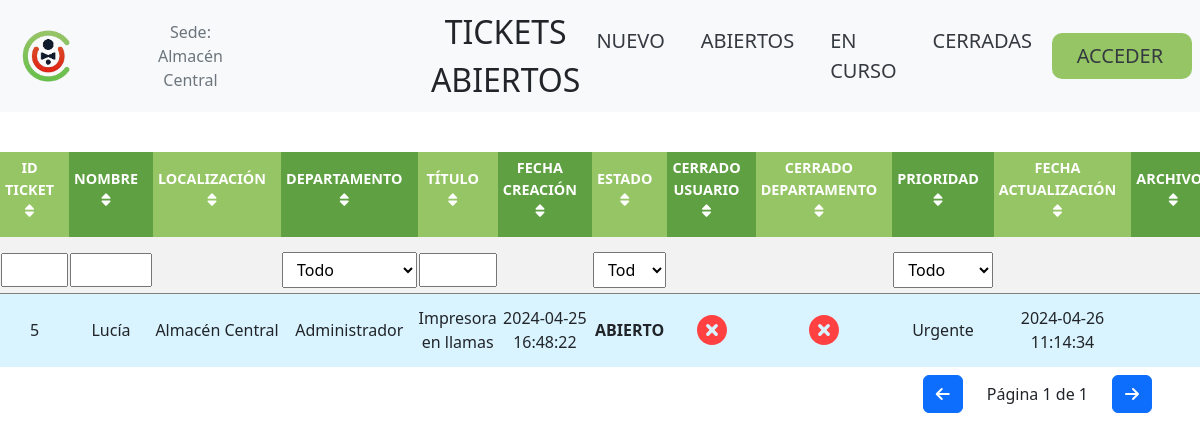
The page / on the database its author committed.
### tables this page shows
CREATE TABLE tickets (
    id_ticket INT AUTO_INCREMENT PRIMARY KEY,
    id_departamento INT NOT NULL,
    titulo varchar(32) NOT NULL,
    nombre varchar(32) NOT NULL,
    localizacion varchar(32) NOT NULL,
    prioridad varchar(32) NOT NULL,
    descripcion varchar(256),
    categoria varchar(32) NOT NULL,
    estado varchar(32) NOT NULL,
    check_usuario tinyint(1) NOT NULL,
    check_dept tinyint(1) NOT NULL,
    fecha_creacion DATETIME NOT NULL,
    fecha_actualizacion DATETIME NOT NULL,
    oculto tinyint(1) NOT NULL DEFAULT 0,
    leido_localizacion tinyint(1) NOT NULL DEFAULT 0,
    leido_departamento tinyint(1) NOT NULL DEFAULT 0,
    CONSTRAINT fk_id_departamento FOREIGN KEY (id_departamento) REFERENCES departamentos(id_departamento) ON DELETE CASCADE
);

CREATE TABLE departamentos (
    id_departamento INT AUTO_INCREMENT PRIMARY KEY,
    nombre_departamento varchar(32) NOT NULL,
    disabled tinyint(1) NOT NULL DEFAULT 0
);

### includes/numTienda.php (called while the page is built, shortened)
<?php
if (!function_exists('getRealIP')) {
    function getRealIP()
    {
        return $_SERVER['REMOTE_ADDR'];
    }
}
function posicion($direccion)
{
    if (substr($direccion, 0, 8) == '192.168.') {
        $lugar = substr($direccion, 8);
        $pos = strpos($lugar, '.');
        $lugar = substr($lugar, 0, $pos);
        return $lugar;
    } else {
        return false;
    }
}
$ip = getRealIP();
$sede = [
    '0' => 'Almacén Central',
    '1' => 'T02 - Las Palmas',
    '2' => 'T03 - S. Fernando',
    '3' => 'T04 - S/C Tenerife',
    '4' => 'T05 - Americas',
    '5' => 'T06 - Pto. Rosario',
    '6' => 'T07 - Pto. Cruz',
    '7' => 'T08 - Lanzarote',
    '8' => 'T12 - Cristianos',
    '9' => 'T09 - La Laguna',
    '10' => 'T14 - Morro Jable',
    '12' => 'T17 - Galdar',
    '13' => 'T51 - M. Larache',
    '14' => 'T13 - Vecindario',
    '15' => 'T52 - LEOS',
    '16' => 'T56 - Travieso',
    '17' => 'T57 - Telde',
    '18' => 'T18 - La Palma',
    '20' => 'T15 - Arguineguín',
    '21' => 'T16 - Jinamar'
];
$n = posicion($ip);
$nombre = $sede[$n];
?>

### includes/tickets.php (the view, shortened to what this page needs)
<?php
$stmt = $conn->prepare($sql);
$stmt->execute();
$result = $stmt->get_result();
if ($result->num_rows > 0) {
    echo "<div class='table-responsive'>";
    echo "<table id='myTable'>";
    echo "<thead>";
    echo "<tr>";
    echo "<th class='sort-by'>
            <a href='#' data-column='0' class='hover-me'>ID Ticket <i class='fas fa-sort'></i></a>
            <div class='tooltip'>Ordenar por ID Ticket</div>
          </th>";
    echo "<th class='sort-by'>
            <a href='#' data-column='1' class='hover-me'>Nombre <i class='fas fa-sort'></i></a>
            <div class='tooltip'>Ordenar por Nombre</div>
          </th>";
    echo "<th class='sort-by'>
            <a href='#' data-column='2' class='hover-me'>Localización <i class='fas fa-sort'></i></a>
            <div class='tooltip'>Ordenar por Localización</div>
          </th>";
    echo "<th class='sort-by'>
            <a href='#' data-column='3' class='hover-me'>Departamento <i class='fas fa-sort'></i></a>
            <div class='tooltip'>Ordenar por Departamento</div>
          </th>";
    echo "<th class='sort-by'>
            <a href='#' data-column='4' class='hover-me'>Título <i class='fas fa-sort'></i></a>
            <div class='tooltip'>Ordenar por Título</div>
          </th>";
    echo "<th class='sort-by'>
            <a href='#' data-column='5' class='hover-me'>Fecha Creación <i class='fas fa-sort'></i></a>
            <div class='tooltip'>Ordenar por Fecha Creación</div>
          </th>";
    echo "<th class='sort-by'>
            <a href='#' data-column='6' class='hover-me'>Estado <i class='fas fa-sort'></i></a>
            <div class='tooltip'>Ordenar por Estado</div>
          </th>";
    echo "<th class=''>
            <a href='#' data-column='7'>Cerrado Usuario <i class='fas fa-sort'></i></a>
          </th>";
    echo "<th class=''>
            <a href='#' data-column='8'>Cerrado Departamento <i class='fas fa-sort'></i></a>
          </th>";
    echo "<th class='sort-by'>
            <a href='#' data-column='9' class='hover-me'>Prioridad <i class='fas fa-sort'></i></a>
            <div class='tooltip'>Ordenar por Prioridad</div>
          </th>";
    echo "<th class='sort-by'>
            <a href='#' data-column='10' class='hover-me'>Fecha Actualización <i class='fas fa-sort'></i></a>
            <div class='tooltip'>Ordenar por Fecha Actualización</div>
          </th>";
    echo "<th class='sort-by'>
            <a href='#' data-column='11'>Archivos <i class='fas fa-sort'></i></a>
          </th>";
    echo "</tr>";
    echo "<tr>";
    echo "<td><input type='text' class='filter-input' data-column='0'></td>";
    echo "<td><input type='text' class='filter-input' data-column='1'></td>";
    if (isset($_SESSION['loggedin'])) {
        echo "<td><select class='filter-select' data-column='2'>
                <option value=''>Todo</option>
                <option value='Almacén Central'>Almacén Central</option>
                <option value='Las Palmas'>Las Palmas</option>
                <option value='S. Fernando'>S. Fernando</option>
                <option value='S/C Tenerife'>S/C Tenerife</option>
                <option value='Americas'>Americas</option>
                <option value='Pto. Rosario'>Pto. Rosario</option>
                <option value='Pto. Cruz'>Pto. Cruz</option>
                <option value='Lanzarote'>Lanzarote</option>
                <option value='Cristianos'>Cristianos</option>
                <option value='La Laguna'>La Laguna</option>
                <option value='Morro Jable'>Morro Jable</option>
                <option value='Galdar'>Galdar</option>
                <option value='M. Larache'>M. Larache</option>
                <option value='Vecindario'>Vecindario</option>
                <option value='LEOS'>LEOS</option>
                <option value='Travieso'>Travieso</option>
                <option value='Telde'>Telde</option>
                <option value='La Palma'>La Palma</option>
                <option value='Arguineguín'>Arguineguín</option>
                <option value='Jinamar'>Jinamar</option>
                </select></td>";
    } else {
        echo "<td></td>";
    }
    if (isset($_SESSION['loggedin'])) {
        echo "<td></td>";
    } else {
        echo "<td><select class='filter-select' data-column='3'>";
        echo "<option value=''>Todo</option>";
        echo "</select></td>";
    }
    echo "<td><input type='text' class='filter-input' data-column='4'></td>";
    echo '<td>';
    echo '</td>';
    echo "<td><select class='filter-select' data-column='6'>
                  <option value=''>Todo</option>
                  <option value='Abierto'>Abierto</option>
                  <option value='En Progreso'>En Progreso</option>
                  <option value='En Espera'>En Espera</option>
              </select></td>";
    echo "<td></td>";
    echo "<td></td>";
    echo "<td><select class='filter-select' data-column='9'>
                  <option value=''>Todo</option>
                  <option value='Nuevo'>Nuevo</option>
                  <option value='Urgente'>Urgente</option>
                  <option value='Alta'>Alta</option>
                  <option value='Media'>Media</option>
                  <option value='Baja'>Baja</option>
              </select></td>";
    echo "<td>";
    echo "</td>";
    echo "<td></td>";
    echo "</tr>";
    echo "</thead>";
    echo "<tbody>";
    while ($row = $result->fetch_assoc()) {
        if (isset($_SESSION['loggedin']) && !$row["leido_departamento"]) {
            echo "<tr style='background-color:#d9f3ff;' class='rowborder'>";
        } else if (!isset($_SESSION['loggedin']) && !$row["leido_localizacion"]) {
            echo "<tr style='background-color:#d9f3ff;' class='rowborder'>";
        } else {
            echo "<tr class='rowborder'>";
        }
        echo "<td class='incident-id' data-column='0'>" . $row["id_ticket"] . "</td>";
        echo "<td data-column='1'>" . $row["nombre"] . "</td>";
        echo "<td data-column='2'>" . $row["localizacion"] . "</td>";
        echo "<td data-column='3'>" . $row["nombre_departamento"] . "</td>";
        echo "<td data-column='4'>" . $row["titulo"] . "</td>";
        echo "<td data-column='5'>" . $row["fecha_creacion"] . "</td>";
        echo "<td class='Status' data-column='6'>" . $row["estado"] . "</td>";
        echo "<td data-column='7'>";
        if ($row["check_usuario"] == 0) {
            echo "<img src='assets/red-x-icon.svg' alt='file icon' class='hover-me statusIcons'>
            <div class='tooltip'>Usuario marcado como sin resolver</div>";
        } else {
            echo "<img src='assets/done-icon.svg' alt='file icon' class='hover-me statusIcons'>
            <div class='tooltip'>Usuario marcado como solucionado</div>";
        }
        echo "</td>";
        echo "<td data-column='8'>";
        if ($row["check_dept"] == 0) {
            echo "<img src='assets/red-x-icon.svg' alt='file icon' class='hover-me statusIcons'>
            <div class='tooltip'>Departamento marcado como sin resolver</div>";
        } else {
            echo "<img src='assets/done-icon.svg' alt='file icon' class='hover-me statusIcons'>
            <div class='tooltip'>Departamento marcado como resuelto</div>";
        }
        echo "</td>";
        echo "<td data-column='9'>" . $row["prioridad"] . "</td>";
        echo "<td class='Last_Updated' data-column='10'>" . $row["fecha_actualizacion"] . "</td>";
        echo "<td data-column='11'>";
        echo "</td>";
        echo "</tr>";
    }
} else {
    echo "<tr><td colspan='11'>No se han encontrado tickets.</td></tr>";
}
echo "</tbody>";
echo "</table>";
echo "</div>";
echo "<div class='pagination d-flex justify-content-end align-items-center px-5 py-2'>";
echo "<button id='prevPageBtn' class='btn btn-primary me-3'><i class='fa-solid fa-arrow-left'></i></button>";
echo "<span class='pt-0 px-2'>Página <span id='currentPage'></span> de <span id='totalPages'></span></span>";
echo "<button id='nextPageBtn' class='btn btn-primary ms-3'><i class='fa-solid fa-arrow-right'></i></button>";
echo "</div>";
?>

### css/ticket_table_style.css (style rules this page uses)
body { margin: 0 auto; width: 100vw; text-align: center; font-family: Verdana, Geneva, Tahoma, sans-serif; }
table { margin: 0 auto; width: 95%; text-align: center; border-collapse: collapse; }
thead { display: table-header-group; }
th, td { text-align: center; }
th { padding: 5px 15px 15px 5px; width: 600px; height: 50px; font-size: 0.9em; display: table-cell; text-transform: uppercase; font-weight: 800; background-color: #96c565; border: 21px gray solid; cursor: pointer; }
th:nth-child(12) { width: 120px; }
th:nth-child(even) { background-color: #5fa142; }
tr:nth-child(even) { background-color: #f2f2f2; }
th a, td a { text-decoration: none; color: white; display: block; width: 100%; }
button { background-color: #4caf50; font-size: 1em; color: white; padding: 10px 10px; border: none; cursor: pointer; }
.Status { font-weight: bold; text-transform: uppercase; }
.statusIcons { width: 30px; height: 30px; object-fit: contain; }
.filter-input { width: 100%; padding: 3px; box-sizing: border-box; margin-top: 10px; }
.filter-select { width: 100%; padding: 5px 15px 5px 10px; box-sizing: border-box; margin-top: 10px; }
.rowborder { border-top: 1px solid gray; }

### css/menu_style.css (style rules this page uses)
body { position: sticky; top: 0; width: 100%; }

### rows shown on the page
tickets: id_ticket "5", nombre "Lucía", localizacion "Almacén Central", id_departamento.nombre_departamento "Administrador", titulo "Impresora en llamas", fecha_creacion "2024-04-25 16:48:22", estado "ABIERTO", check_usuario 0 (drawn), check_dept 0 (drawn), prioridad "Urgente", fecha_actualizacion "2024-04-26 11:14:34"

### other values the page prints
$nombre "Almacén Central"
$pageTitle "TICKETS ABIERTOS"
